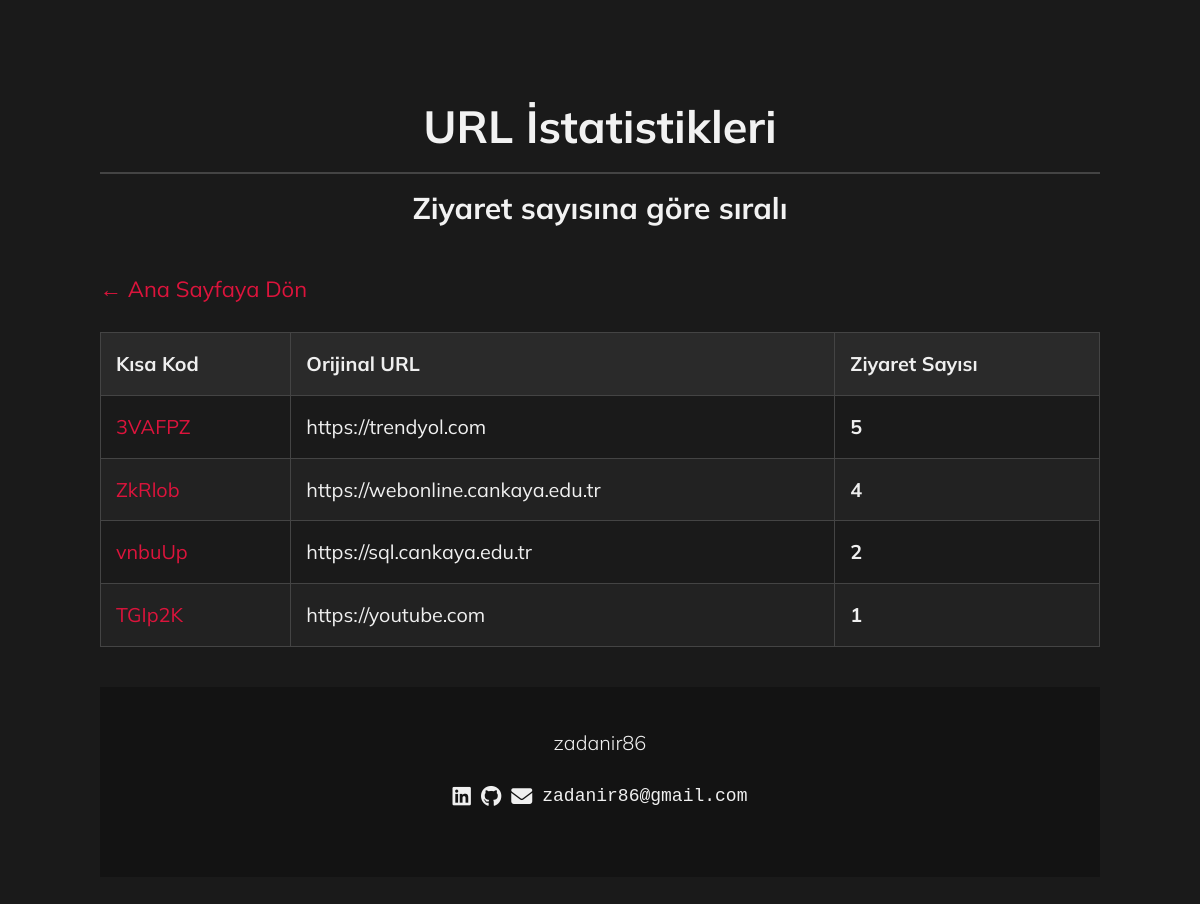
Screenshot of /stats with the database file from the repository.
### app.py (models this page shows, shortened)
class URL(db.Model):
    id = db.Column(db.Integer, primary_key=True)
    original_url = db.Column(db.String(512), nullable=False)
    short_code = db.Column(db.String(6), unique=True, nullable=False)
    visits = db.Column(db.Integer, default=0)

### app.py (the view)
@app.route('/stats')
def stats():
    urls = URL.query.order_by(URL.visits.desc()).all()
    return render_template('stats.html', urls=urls)

### templates/stats.html (shortened to what this page needs)
<!DOCTYPE html>
<html lang="tr">
<head>
    <link rel="stylesheet" href="/static/stats.css">
</head>
<body>
    <h1>URL İstatistikleri</h1>
    <h3>Ziyaret sayısına göre sıralı</h3>
    <p><a href="{{ url_for('index') }}">&larr; Ana Sayfaya Dön</a></p>
    <table>
        <thead>
            <tr>
                <th>Kısa Kod</th>
                <th>Orijinal URL</th>
                <th>Ziyaret Sayısı</th>
            </tr>
        </thead>
        <tbody>
            {% for url in urls %}
            <tr>
                <td><a href="{{ url_for('redirect_to_url', short_code=url.short_code) }}">{{ url.short_code }}</a></td>
                <td>{{ url.original_url }}</td>
                <td><strong>{{ url.visits }}</strong></td>
            </tr>
            {% endfor %}
        </tbody>
    </table>
</body>
<footer>
    <p>zadanir86</p>
    <div class="icons">
        <a href="https://www.linkedin.com/in/zadanir86" target="_blank"><i class="fa-brands fa-linkedin"></i></a>
        <a href="https://github.com/zadanir86" target="_blank"><i class="fa-brands fa-github"></i></a>
        <i class="fa-solid fa-envelope"></i>
        <pre>zadanir86@gmail.com</pre>
    </div>
</footer>
</html>

### static/stats.css (style rules this page uses)
body { background-color: #1a1a1a; color: #f0f0f0; font-family: "Mulish", Tahoma, Geneva, Verdana, sans-serif; max-width: 1000px; margin: 40px auto; padding: 20px; font-size: 22px; line-height: 1.6; }
h1 { color: #f2f2f2; border-bottom: 2px solid #444; padding-bottom: 10px; margin-bottom: 0; font-size: 45px; text-align: center; }
h3 { color: #f2f2f2; padding-bottom: 10px; font-size: 30px; text-align: center; margin-top: 10px; }
a { color: crimson; text-decoration: none; transition: color 0.3s; }
table { width: 100%; border-collapse: collapse; margin-top: 25px; font-size: 0.9em; }
th, td { border: 1px solid #444; padding: 15px; text-align: left; }
th { background-color: #2a2a2a; color: #efefef; font-weight: bold; }
tr:nth-child(even) { background-color: #222; }
td:last-child { font-weight: bold; color: #efefef; }
footer { color: #f0f0f0; background-color: #131313; max-width: 1000px; height: 150px; text-align: center; padding: 20px; margin-top: 40px; }
footer a { color: #f0f0f0; }
.icons { display: flex; align-items: center; text-align: center; gap: 10px; justify-content: center; }
footer p { font-size: 20px; font-weight: 300; }
.icons pre { font-size: 18px; margin: 0; }
.icons i { font-size: 21px; }

### rows the page displays
URL: short_code "3VAFPZ", original_url "https://trendyol.com", visits "5"
URL: short_code "ZkRlob", original_url "https://webonline.cankaya.edu.tr", visits "4"
URL: short_code "vnbuUp", original_url "https://sql.cankaya.edu.tr", visits "2"
URL: short_code "TGIp2K", original_url "https://youtube.com", visits "1"
